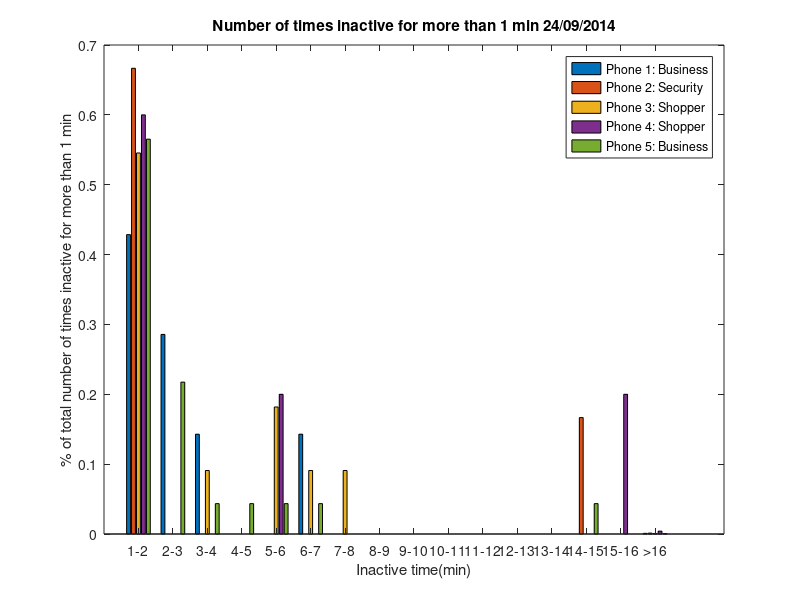
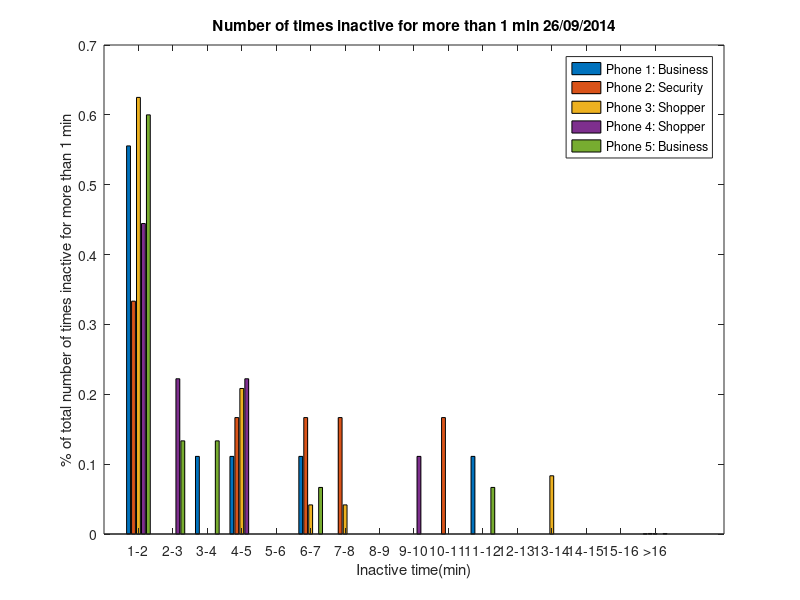
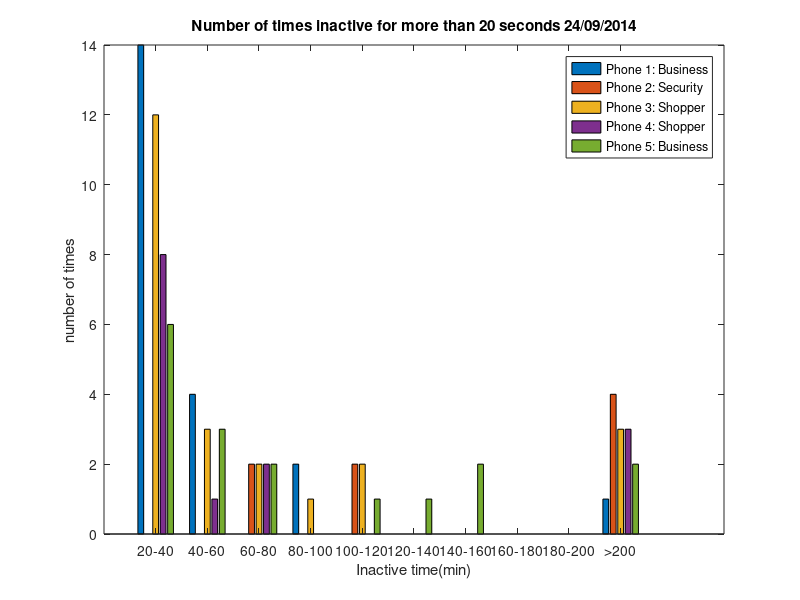
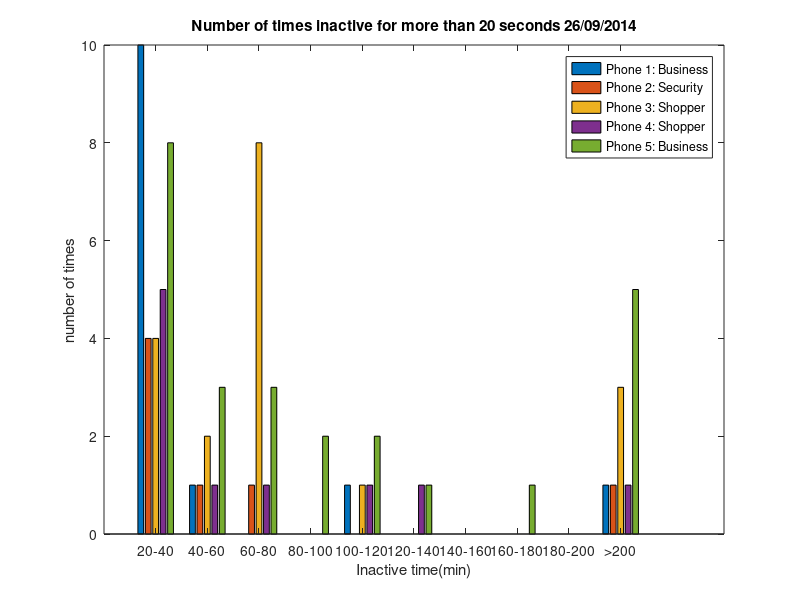

Here is the MATLAB script that generated these plots, in order:
%% Number of times disappeared from the tracking system

labels = {'1-2' '2-3' '3-4' '4-5' '5-6' '6-7' '7-8' '8-9' '9-10' '10-11' '11-12' '12-13' '13-14' '14-15' '15-16' '>16'};

% In terms of percentage
% Phone 1 to Phone 5
% 24/09/2014

pro = [0.42857143 0.2857143 0.14285715 0.0 0.0 0.14285715 0.0 0.0 0.0 0.0 0.0 0.0 0.0 0.0 0.0 9.519458E-4;
    0.6666667 0.0 0.0 0.0 0.0 0.0 0.0 0.0 0.0 0.0 0.0 0.0 0.0 0.16666667 0.0 0.0012936592;
    0.54545456 0.0 0.09090909 0.0 0.18181819 0.09090909 0.09090909 0.0 0.0 0.0 0.0 0.0 0.0 0.0 0.0 7.3581934E-4;
    0.6 0.0 0.0 0.0 0.19999999 0.0 0.0 0.0 0.0 0.0 0.0 0.0 0.0 0.0 0.19999999 0.004098356
    0.5652174 0.2173913 0.04347826 0.04347826 0.04347826 0.04347826 0.0 0.0 0.0 0.0 0.0 0.0 0.0 0.04347826 0.0 5.001426E-4;
    ];

figure
        bar(transpose(pro))
        xlabel('Inactive time(min)')
        ylabel('% of total number of times inactive for more than 1 min')
        title('Number of times inactive for more than 1 min 24/09/2014')
        legend('Phone 1: Business','Phone 2: Security', 'Phone 3: Shopper', 'Phone 4: Shopper','Phone 5: Business')
        set(gca, 'XTick', 1:16, 'XTickLabel', labels);


% Phone 1 to Phone 5
% 26/09/2014

pro = [0.5555556 0.0 0.11111112 0.11111112 0.0 0.11111112 0.0 0.0 0.0 0.0 0.11111112 0.0 0.0 0.0 0.0 2.872944E-4;
    0.33333337 0.0 0.0 0.16666669 0.0 0.16666669 0.16666669 0.0 0.0 0.16666669 0.0 0.0 0.0 0.0 0.0 7.572174E-4;
    0.625 0.0 0.0 0.20833333 0.0 0.041666664 0.041666664 0.0 0.0 0.0 0.0 0.0 0.08333333 0.0 0.0 5.232692E-4
    0.44444445 0.22222222 0.0 0.22222222 0.0 0.0 0.0 0.0 0.11111111 0.0 0.0 0.0 0.0 0.0 0.0 0.0
    0.6 0.13333334 0.13333334 0.0 0.0 0.06666667 0.0 0.0 0.0 0.0 0.06666667 0.0 0.0 0.0 0.0 7.3343515E-4
    ];

figure
        bar(transpose(pro))
        xlabel('Inactive time(min)')
        ylabel('% of total number of times inactive for more than 1 min')
        title('Number of times inactive for more than 1 min 26/09/2014')
        legend('Phone 1: Business','Phone 2: Security', 'Phone 3: Shopper', 'Phone 4: Shopper','Phone 5: Business')
        set(gca, 'XTick', 1:16, 'XTickLabel', labels);

% In terms of times
% vaild range (120,300) to (1000, 375)

labels = {'20-40' '40-60' '60-80' '80-100' '100-120' '120-140' '140-160' '160-180' '180-200' '>200'};

% Phone 1 to Phone 5
% 24/09/2014
pro = [14.0 4.0 0.0 2.0 0.0 0.0 0.0 0.0 0.0 1.0;
       0.0 0.0 2.0 0.0 2.0 0.0 0.0 0.0 0.0 4.0;
       12.0 3.0 2.0 1.0 2.0 0.0 0.0 0.0 0.0 3.0;
       8.0 1.0 2.0 0.0 0.0 0.0 0.0 0.0 0.0 3.0;
       6.0 3.0 2.0 0.0 1.0 1.0 2.0 0.0 0.0 2.0
       ];
    figure
        bar(transpose(pro))
        xlabel('Inactive time(min)')
        ylabel('number of times')
        title('Number of times inactive for more than 20 seconds 24/09/2014')
        legend('Phone 1: Business','Phone 2: Security', 'Phone 3: Shopper', 'Phone 4: Shopper','Phone 5: Business')
        set(gca, 'XTick', 1:10, 'XTickLabel', labels);
        
  
  pro = [10.0 1.0 0.0 0.0 1.0 0.0 0.0 0.0 0.0 1.0;
        4.0 1.0 1.0 0.0 0.0 0.0 0.0 0.0 0.0 1.0;
        4.0 2.0 8.0 0.0 1.0 0.0 0.0 0.0 0.0 3.0;
        5.0 1.0 1.0 0.0 1.0 1.0 0.0 0.0 0.0 1.0;
        8.0 3.0 3.0 2.0 2.0 1.0 0.0 1.0 0.0 5.0
        ];
  figure
        bar(transpose(pro))
        xlabel('Inactive time(min)')
        ylabel('number of times')
        title('Number of times inactive for more than 20 seconds 26/09/2014')
        legend('Phone 1: Business','Phone 2: Security', 'Phone 3: Shopper', 'Phone 4: Shopper','Phone 5: Business')
        set(gca, 'XTick', 1:10, 'XTickLabel', labels);